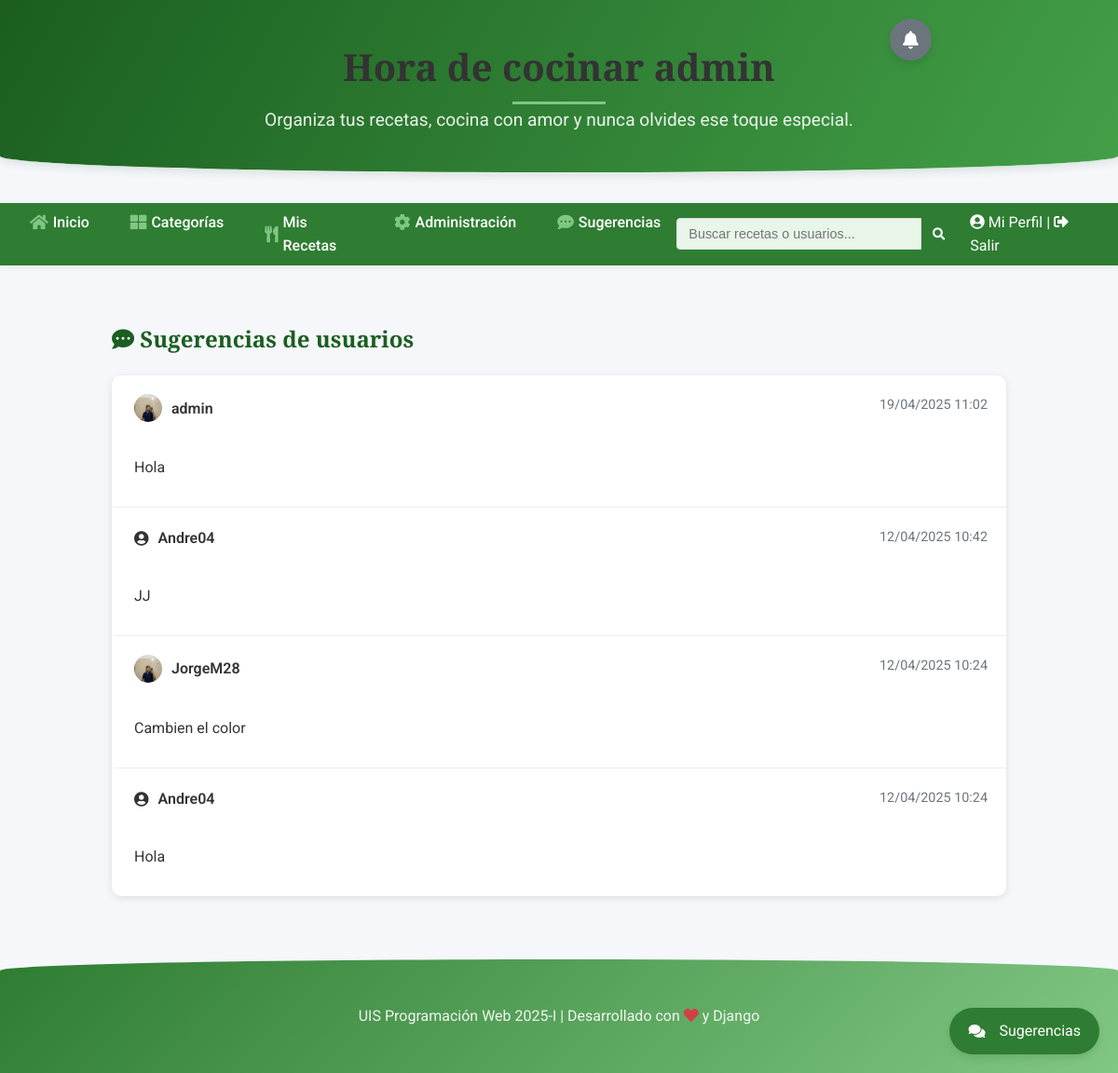
Before: /sugerencias/ (signed in) with the older database file.
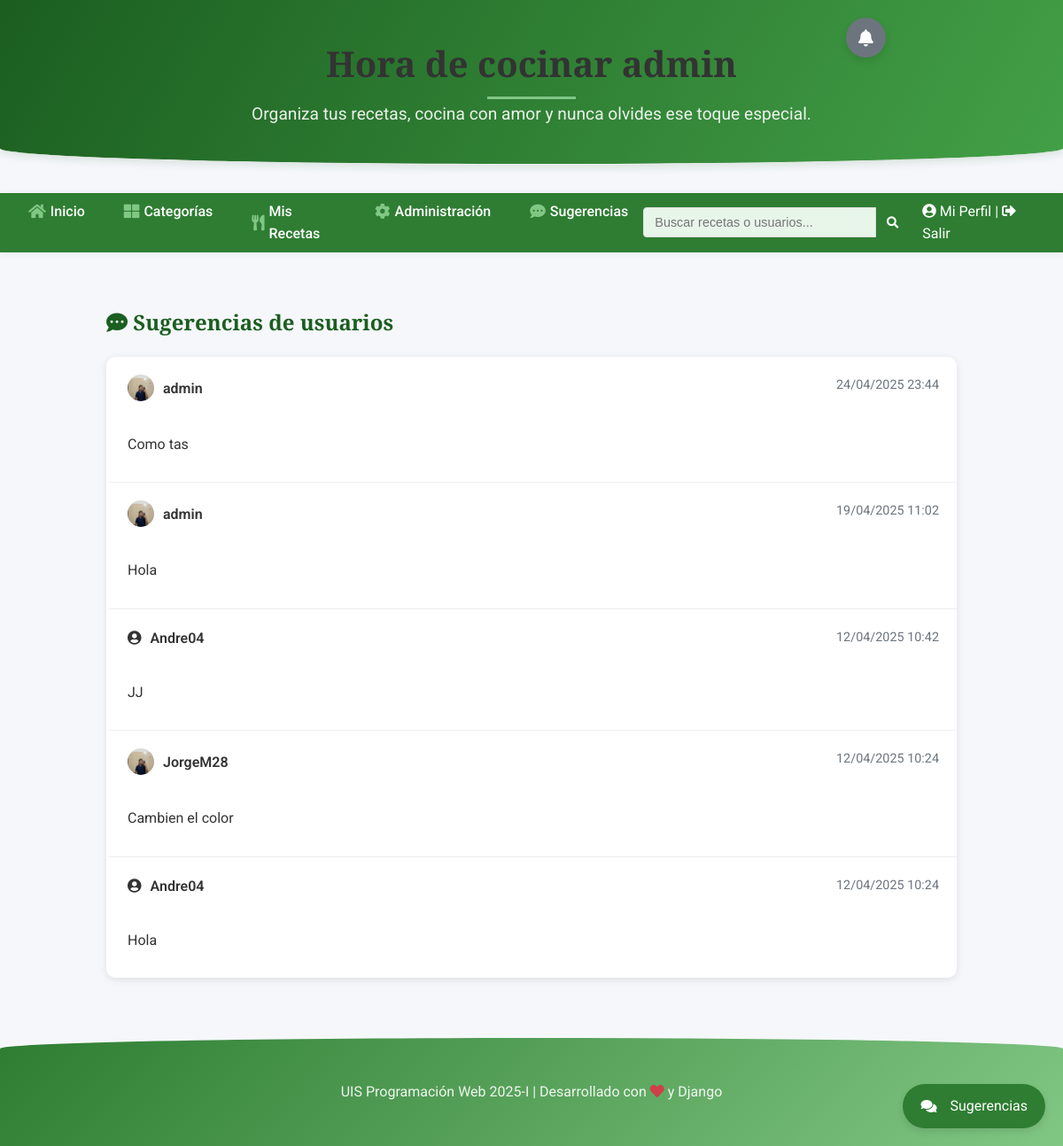
After: the same page with the newer database file.
### post/models.py (models this page shows, shortened)
class Suggestion(models.Model):
    user = models.ForeignKey(User, on_delete=models.CASCADE, related_name='suggestions')
    message = models.TextField(verbose_name='Mensaje')
    created_at = models.DateTimeField(auto_now_add=True)
    is_read = models.BooleanField(default=False)

class Profile(models.Model):
    user = models.OneToOneField(User, on_delete=models.CASCADE)
    profile_image = models.ImageField(upload_to='profile_pics/', null=True, blank=True, verbose_name='Foto de Perfil')
    bio = models.TextField(null=True, blank=True, verbose_name='Biografía')

### post/views.py (the view)
# urls.py: path('sugerencias/', views.suggestions_list, name='suggestions_list'),
@login_required
def suggestions_list(request):
    if not request.user.is_superuser:
        messages.error(request, 'No tienes permiso para acceder a esta página')
        return redirect('index')
    suggestions = Suggestion.objects.all().order_by('-created_at')
    return render(request, 'post/suggestions_list.html', {'suggestions': suggestions})

### post/templates/post/suggestions_list.html (shortened to what this page needs)
{% extends 'post/base.html' %}
{% load static %}
{% block content %}
<div class="suggestions-container">
    <div class="suggestions-header">
        <h1><i class="fas fa-comment-dots"></i> Sugerencias de usuarios</h1>
    </div>
    <div class="suggestions-list">
        {% if suggestions %}
            {% for suggestion in suggestions %}
                <div class="suggestion-item {% if suggestion.is_read %}suggestion-read{% else %}suggestion-unread{% endif %}" id="suggestion-{{ suggestion.id }}">
                    <div class="suggestion-header">
                        <div class="suggestion-user">
                            {% if suggestion.user.profile.profile_image %}
                                <img src="{{ suggestion.user.profile.profile_image.url }}" alt="{{ suggestion.user.username }}">
                            {% else %}
                                <i class="fas fa-user-circle"></i>
                            {% endif %}
                            {{ suggestion.user.username }}
                        </div>
                        <div class="suggestion-time">
                            {{ suggestion.created_at|date:"d/m/Y H:i" }}
                        </div>
                    </div>
                    <div class="suggestion-content">
                        {{ suggestion.message }}
                    </div>
                </div>
            {% endfor %}
        {% else %}
            <div class="no-suggestions">
                <i class="fas fa-inbox" style="font-size: 3rem; color: #dee2e6; display: block; margin-bottom: 10px;"></i>
                <h3>No hay sugerencias todavía</h3>
                <p>Cuando los usuarios envíen sugerencias, aparecerán aquí.</p>
            </div>
        {% endif %}
    </div>
</div>
{% endblock %}

Changed rows visible on the page:
added Suggestion: user.profile.profile_image (picture), user.username "admin", created_at "24/04/2025 23:44", message "Como tas"
